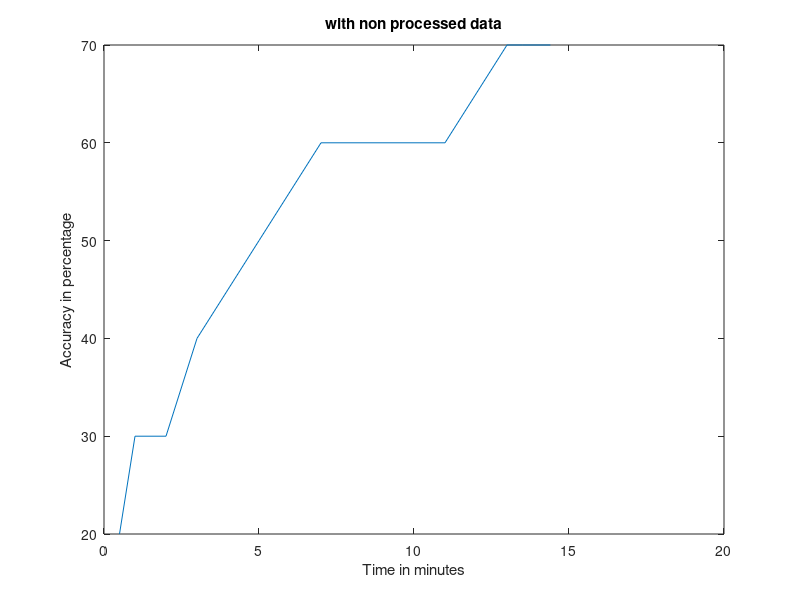

The MATLAB script that drew this image: (Note: this script raises an error after producing the figure.)
%%
%filenames = dir( ' /**/*.mat')
clear
filenames = dir('C:\Users\Mahmoud\OneDrive - McGill University\Bio_QLS_MCGILL\_PhD_Work\Test-Retest-reliability\Scripts\Data\Reduced_times_denoised_data\data_at_417/**/*.mat');
%filenames = dir('C:\Users\Mahmoud\OneDrive - McGill University\Bio_QLS_MCGILL\_PhD_Work\Test-Retest-reliability\Scripts\Data\Data_at_1083/**/*.mat');

%load(filenames(2).name)

% H=ROI_data;
% your_mat = H(1:1125,:); 

%disp(filenames(1).name);
for i = 1:length(filenames)
    %disp(filenames(i).name);
    ROI= load(filenames(i).name);  
    Lh=(ROI.ROI_data);
    %L1= Lh;
    L1= Lh(1:417,:);
    save(filenames(i).name,'L1', '-append');
end

%% correlation calculation
for i = 1:length(filenames)
    %disp(filenames(i).name);
    G=load(filenames(i).name);
%     G=load(filenames(1).name);
%     disp(G)
    T=G.L1;
    C1=corr(T);
    save(filenames(i).name,'C1', '-append');
end
%% vectorization of the correlation matrices 
for i = 1:length(filenames)
    disp(filenames(i).name);
    Z=load(filenames(i).name);
    Z1=Z.C1;
    U=triu(Z1,1);
    J=U(:);
    a=0;
    N=setdiff(J,a,'stable');
    save(filenames(i).name,'N', '-append') ;
end
%% PLOT 
clear
% denoised 
x=[0.5;0.8;1;2;3;5;7;9;11;13;13.5;14.4];
y=[10;50;60;70;70;80;70;80;70;80;80;80];
plot(x,y)
xlabel('Time in minutes') 
ylabel('Accuracy in percentage') 
title('with denoised data')
clear
z=[0.5;1;2;3;5;7;9;11;13;13.5;14.4];
t=[20;30;30;40;50;60;60;60;70;70;70];
plot(z,t)
xlabel('Time in minutes') 
ylabel('Accuracy in percentage') 
title('with non processed data')
%%% Load data from two different files
% path_root = pwd; 
% 
% for s = 1 : 10
%       path_subj = [path_root,'\Data_at_1125',num2str(s),'_LR_ROI_data_Gordon_333_surf_Mat'];
%      %100206_Rest1_LR_ROI_data_Gordon_333_surf
%      load(path_subj);
% end 
% 
% %% Correlation Calculation

for i = 1:length(filenames)
    N1=load(filenames(i).name);
    N2=N1.N;
end







